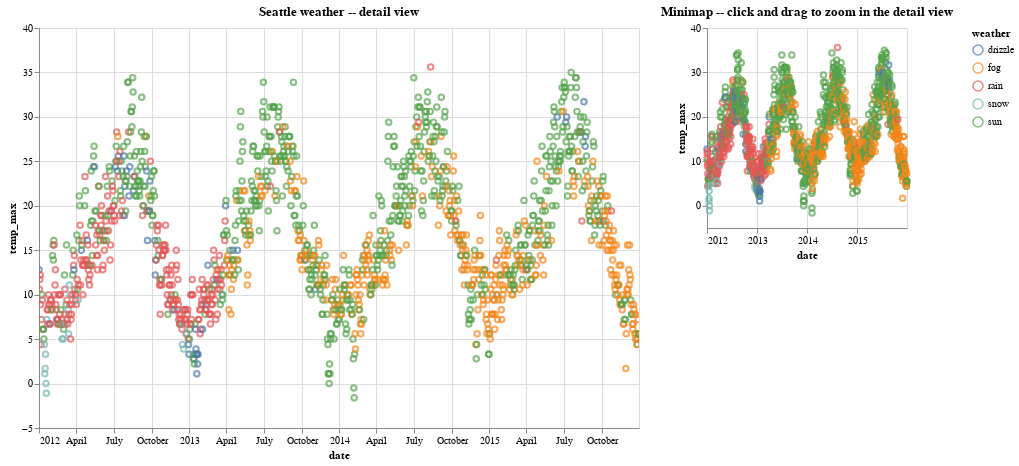

Source (notebook cell):
### Code cell
import altair as alt
from vega_datasets import data

source = data.seattle_weather()

zoom = alt.selection_interval(encodings=["x", "y"])

minimap = (
    alt.Chart(source)
    .mark_point()
    .add_params(zoom)
    .encode(
        x="date:T",
        y="temp_max:Q",
        color=alt.condition(zoom, "weather", alt.value("lightgray")),
    )
    .properties(
        width=200,
        height=200,
        title="Minimap -- click and drag to zoom in the detail view",
    )
)

detail = (
    alt.Chart(source)
    .mark_point()
    .encode(
        alt.X("date:T").scale(domain={"param": zoom.name, "encoding": "x"}),
        alt.Y("temp_max:Q").scale(domain={"param": zoom.name, "encoding": "y"}),
        color="weather",
    )
    .properties(width=600, height=400, title="Seattle weather -- detail view")
)

detail | minimap

### Figure 1 — Vega-Lite specification as saved in the notebook (floating-point values rounded to 4 significant figures; data arrays with more than 128 entries replaced by an {"elided": "..."} marker saying what was removed)
{"config": {"view": {"continuousWidth": 300, "continuousHeight": 300}}, "hconcat": [{"mark": {"type": "point"}, "encoding": {"color": {"field": "weather", "type": "nominal"}, "x": {"field": "date", "scale": {"domain": {"param": "param_1", "encoding": "x"}}, "type": "temporal"}, "y": {"field": "temp_max", "scale": {"domain": {"param": "param_1", "encoding": "y"}}, "type": "quantitative"}}, "height": 400, "title": "Seattle weather -- detail view", "width": 600}, {"mark": {"type": "point"}, "encoding": {"color": {"condition": {"param": "param_1", "field": "weather"}, "value": "lightgray"}, "x": {"field": "date", "type": "temporal"}, "y": {"field": "temp_max", "type": "quantitative"}}, "height": 200, "name": "view_1", "title": "Minimap -- click and drag to zoom in the detail view", "width": 200}], "data": {"name": "data-830c39fec90146253fb06a06c26374ef"}, "params": [{"name": "param_1", "select": {"type": "interval", "encodings": ["x", "y"]}, "views": ["view_1"]}], "$schema": "https://vega.github.io/schema/vega-lite/v5.16.3.json", "datasets": {"data-830c39fec90146253fb06a06c26374ef": {"elided": "1461 records"}}}
